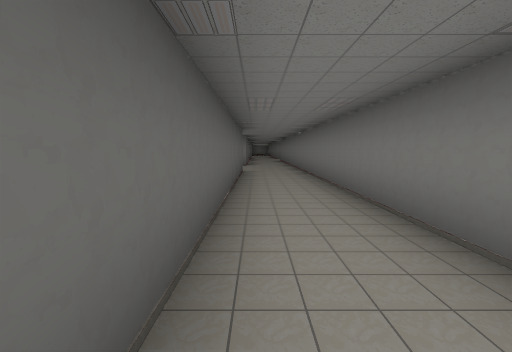
view 1 (above)

16 first-person views from a walk through a 3-D level made in the Unity game engine. The camera is 1.4 m above the floor, tilts 6° down and sees 90° across. The floor is counted in squares, 2 m on a side. Each view is taken from the middle of a square. On the plan, view 1 faces up. The plan holds only what a view shows up to about 9 squares ahead; the rest is blank. The place goes on beyond the plan.

view 2
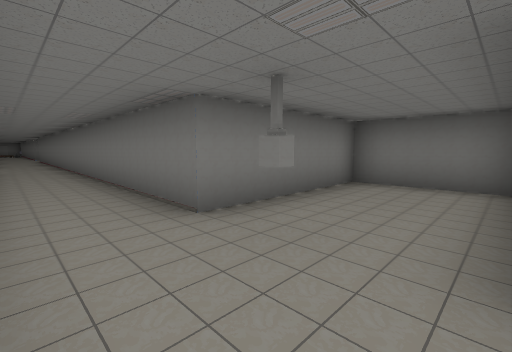

view 3
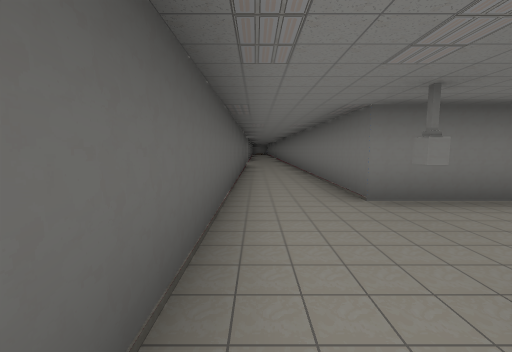

view 4
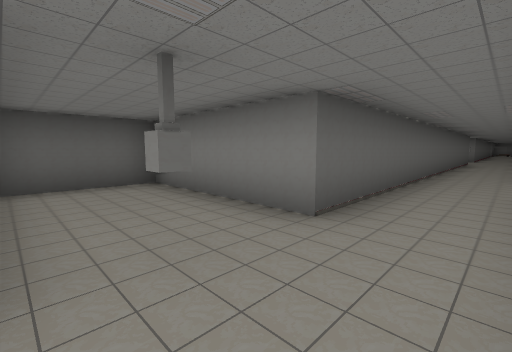

view 5
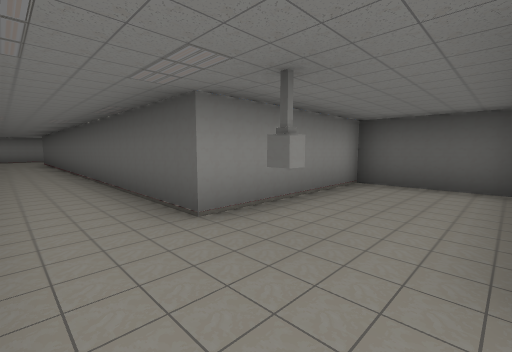

view 6
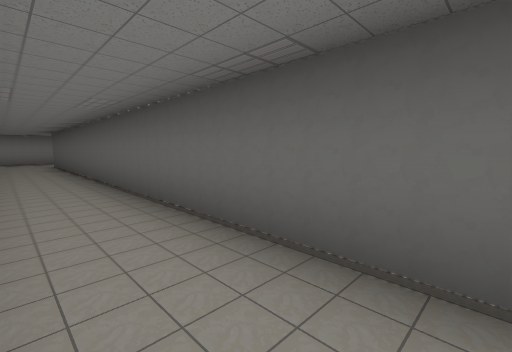

view 7
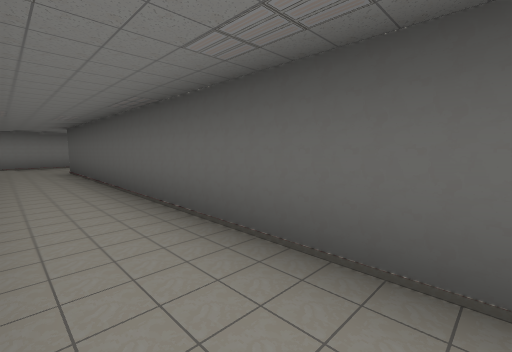

view 8
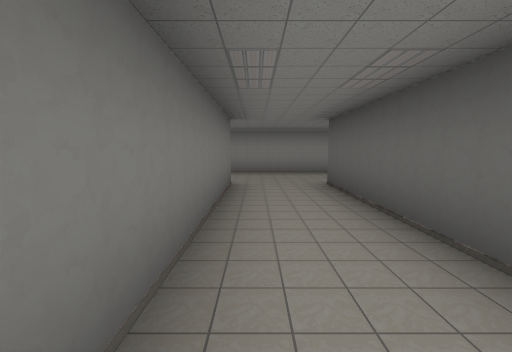

view 9
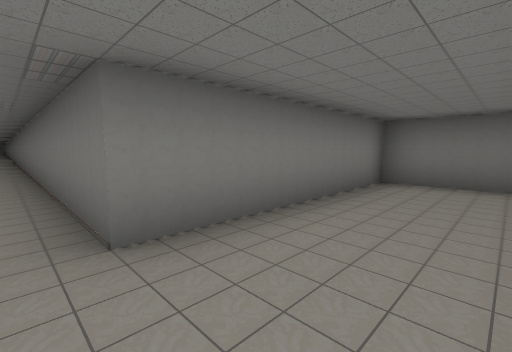

view 10
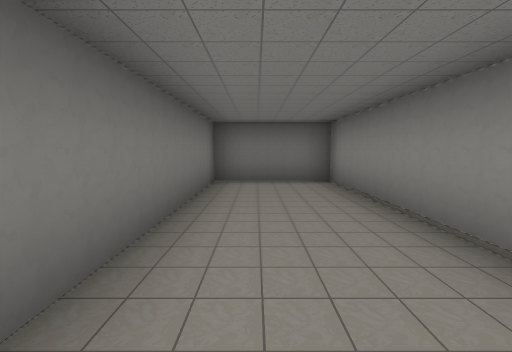

view 11
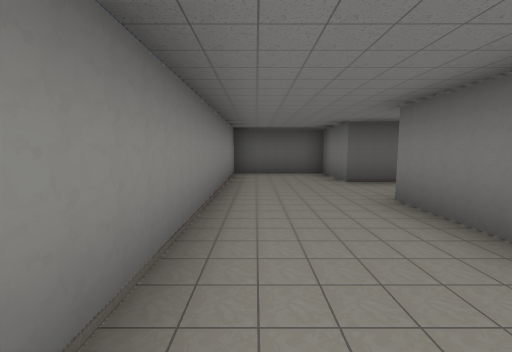

view 12
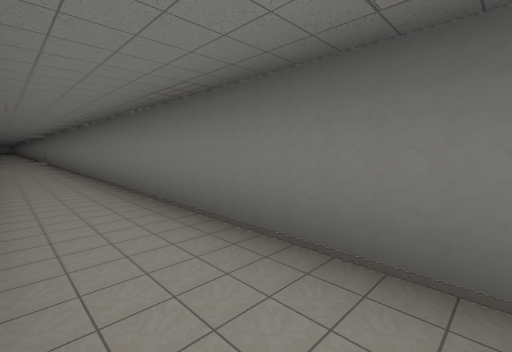

view 13
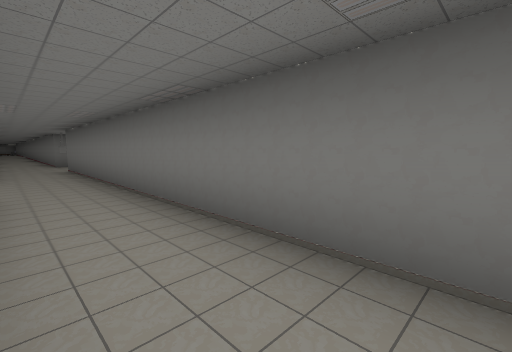

view 14
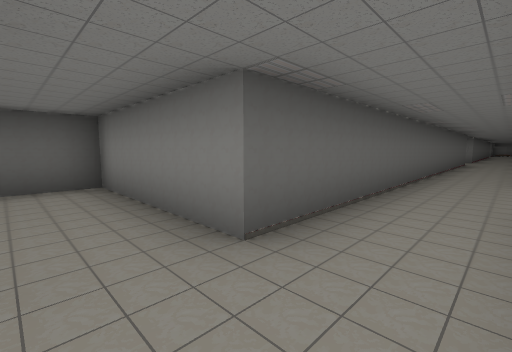

view 15
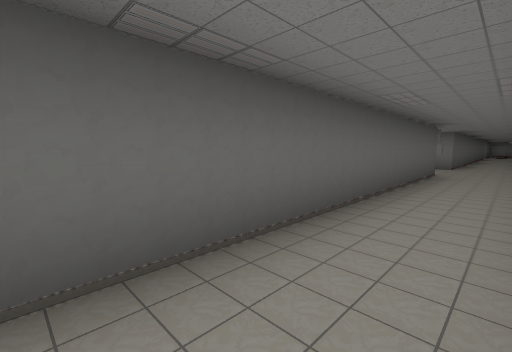

view 16
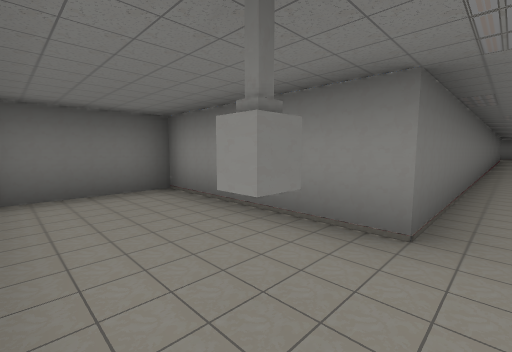

### Floor plan
Ten units are one square. View 1 is at (0, 0); x grows to the right and y downward. Boxes are objects, and circles mark ways between rooms. Rooms are numbered by the first view taken in them; rooms with no view inside come last. Other rooms are left out.
<svg viewBox="-48 -80 119 311">
<path fill="none" stroke="#000" d="M15 22 26 22M49 22 53 22 53 -4 15 -4 15 -75M-4 -75 -4 25M-4 25 -4 47 -43 47 -43 73 -4 73 -4 201 -23 201 -23 226 66 226 66 201 15 201 15 22"/>
<circle cx="5" cy="35" r="3" fill="#2a7"/>
<text x="10" y="-10">1</text>
<text x="0" y="130">2</text>
</svg>
Room 1 opens to room 2.

Where each view was taken, in squares from view 1:
view 1: 0 up, 0 right, facing up
view 2: 2 down, 0 right, facing up-right
view 3: 3 down, 0 right, facing up
view 4: 7 down, 1 right, facing up-left
view 5: 5 down, 1 right, facing down-left
view 6: 8 down, 1 right, facing down-left
view 7: 11 down, 1 right, facing down-left
view 8: 15 down, 1 right, facing down
view 9: 22 down, 1 right, facing up-right
view 10: 21 down, 1 right, facing right
view 11: 22 down, 5 right, facing left
view 12: 17 down, 0 right, facing up-right
view 13: 12 down, 0 right, facing up-right
view 14: 6 down, 1 right, facing up-left
view 15: 0 up, 1 right, facing up-left
view 16: 0 up, 1 right, facing down-right
